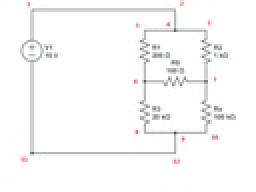
%> input picture data/download.jpg, 128 x 96 px, shrunk from 540 x 405 before the run (shown 2 times larger)
$ octave --eval "aacircuit_solverh;"   (GNU Octave 9; MATLAB toolbox functions it lacks are replaced by stand-ins)
%> lines starting %> are read from the running program, lines starting %| are printed output that depends on the picture; in (x1, y1, x2, y2) boxes, pixels count from 0 and x2, y2 are one past the last pixel; in counts of white or black regions, pixels touching at a corner belong together; the program's own positions count from 1
### hough_cap.m
% only for horizontal .... For vertical take transpose of image and pass !
% think about resizing the images before doing process
function[C_wi,JJ] = hough_cap(I,acc_threshold,cap_range);

% Pass non Binary image
% I = imread('circuit4.jpg');
k = size(I);
if length(k) == 3
    I = rgb2gray(I);
end
%imshow(I);
for im = 1:2
    if im == 1
        J = not(im2bw(I));
    else
        J = not(im2bw(I'));
    end
    %J = bwmorph(JJ,'thin'); % image converted to binary
    %figure,imshow(J);
    k = size(J);
    A = zeros(1,k(1)); % along rows ,, for horizontal lines
    for m = 1:k(1)
        for n = 1:k(2)   % horizontal => theta = 0 =>  m = p
            if J(m,n) == 1
                for p = 1 : k(1)
                    if abs(m - p) == 0
                        A(p) = A(p) + 1;
                    end
                end
            end
        end
    end
    %figure,plot(A);
    B = zeros(k(1),k(2));
    %ind = find((A >= max(A)/10) & (A <= max(A)/1.5))
    ind = find((A >= max(A)/acc_threshold)); % retrieving only that A's which are higher than a particular threshold
    C = zeros(size(A));
    C(ind) = 1;
    %figure,plot(C);
    %figure,imshow(C);
    count = 0;
    e = zeros(1,k(1));
    s = zeros(1,k(1));
    f = 1;
    o = 1;
    for h = (cap_range+1):(k(1)- cap_range) % applying a vertical window of 21 pixel length on A to check if parallel lines appear
        s = e;
        o = f;
        for g = -cap_range:cap_range
            if C(h+g) == 1
%               if g == -10
%                  count = count + 1;
%                  e(f) = h + g;
                if (h+g-1) ~= 0      %f = f+1;
                    if C(h+g-1) ~= 1
                        count = count + 1;
                        e(f) = h+g;
                        f = f + 1;
                    end
                end
            end
        end
        if count <= 1
            e = s;
            f = o;
        end
    count = 0;
    end
% e will store required indices with zeros padded ahead, as length was
% getting more than required while saving
% here we have got the required
    for o = 1:length(e)
        if e(o) == 0;
            h = o - 1;
            break;
        end
    end
    ind2 = e(1:h);
    ind2 = unique(ind2);
% w contains indices !!
% apply connected components to remove minor blobs
    v = size(ind2);
    if v(2) ~= 0
        for d = 1:v(2)
            for m = 1:k(1)
                for n=1:k(2)
                    if J(m,n) == 1
                        if abs(m - ind2(d)) == 0
                            B(m,n) = 1;
                        end
                    end
                end
            end
        end
    end

%figure,imshow(B) % B contains indices
% apply connected components to remove minor blob
% structuring element for DILATE
    if im == 1
        Nhood = [1 1 1];
        BB2= imdilate(B,Nhood);
%         figure,imshow(BB2);
        BB = bwmorph(BB2,'thin');
    else
        Nhood = [1;1;1];
        HH2 = imdilate(B.',Nhood);
%         figure,imshow(HH2);
        HH = bwmorph(HH2,'thin');
    end
end
% we have got images as BB and HH for horizontal and vertical
%figure,imshow(BB);

high_w = [0 0];
% our BB contains horizontal and HH contains vertical info
% till here it's correct
for im =1:2
    if im == 1
        J = BB;
    else
        J = HH;
    end
    k = 1;
    kk = size(J);
    R =zeros(kk);
    for i = 2:kk(1)
        for j = 2:kk(2)
            if J(i,j) == 1
                if J(i,j-1) == 0 && J(i-1,j) == 0
                    R(i,j) = k;
                    k = k + 1;
                elseif J(i,j-1) == 0 && J(i-1,j) == 1
                    R(i,j) = R(i-1,j);
                elseif J(i,j-1) == 1 && J(i-1,j) == 0
                    R(i,j) = R(i,j-1);
                elseif J(i,j-1) == 1 && J(i-1,j) == 1
                    R(i,j) = R(i-1,j);
                    if R(i,j-1) ~= R(i-1,j)
                        for l = 1:i
                            for m = 1:j
                                if R(l,m) == R(i,j-1)
                                    R(l,m) = R(i-1,j);%tracing back
                                end
                            end
                        end
                    end
                end
            end
        end
    end
    % R contains region now
    %figure,imshow(R);
    m = max(max(R)); % how many regions we got
    if m ~= 0
        weight_R = zeros(1,m);
        % got the no. regions till here
        % now we need the size of regions
        for i = 1:m
            ind = find(R == i);
            weight_R(i) = length(ind);
        end
        %if m~= 0
        high_w(im) = max(weight_R);
    else
        high_w(im) = 0;
        weight_R = 0;

    end
        %else
        %    high_w(im) = 0;
        %end
    if im == 1
        RH = R;
        weight_RH = weight_R;
    else
        RV = R;
        weight_RV = weight_R;
    end
end


% we have RH and RV as separate storing regions
high_w2 = max(high_w);
for im = 1:2
    if im == 1
        weight_R = weight_RH;
        R = RH;
    else
        weight_R = weight_RV;
        R = RV;
    end
    ind = find(weight_R < (high_w2/3));
    s = size(R);
    for i = 1:s(1)
        for j = 1:s(2)
            if R(i,j) ~= 0
                for h = 1:length(ind)
                    if R(i,j) == ind(h);
                        R(i,j) = 0;
                    end
                end
            end
        end
    end
    if im == 1
        IM_H = R;
    elseif im == 2
        IM_V = R;
    end
%     figure,imshow(R);
end


[a,b,c,d] = region_I(IM_H,1);
[aa,bb,cc,dd] = region_I(IM_V,2);

Y_start = horzcat(a,aa);
Y_end = horzcat(b,bb);
X_start = horzcat(c,cc);
X_end = horzcat(d,dd);

Y_start = Y_start(:,1:(end-1))
Y_end = Y_end(:,1:(end-1))
X_start = X_start(:,1:(end-1))
X_end = X_end(:,1:(end-1))

C_wi = [Y_end' X_end' Y_start' X_start'];
[m,n] = size(X_start);
figure, imshow(I), hold on;
% [7 lines of commented-out code are left out]
J = not(im2bw(I));
f = length(Y_start);


for i = 1:f
    if X_start(i) ~= 0
        for x = (X_start(i)-2) : (X_end(i) + 2)
            for y = (Y_start(i)-2) : (Y_end(i)+2)
                J(x,y) = 0;
            end
        end
    end
end
JJ = J;

### region_I.m
function [start_Y_cap,end_Y_cap,X_start_cap,X_end_cap] =  region_I(IM_H,Q);
% takes greyscale image
if Q == 1
    J = im2bw(IM_H);
else
    J = im2bw(IM_H');
end
kk = size(J);
% Apply connected components
k = 1;
R =zeros(kk);
    for i = 2:kk(1)
        for j = 2:kk(2)
            if J(i,j) == 1
                if J(i,j-1) == 0 && J(i-1,j) == 0
                    R(i,j) = k;
                    k = k + 1;
                elseif J(i,j-1) == 0 && J(i-1,j) == 1
                    R(i,j) = R(i-1,j);
                elseif J(i,j-1) == 1 && J(i-1,j) == 0
                    R(i,j) = R(i,j-1);
                elseif J(i,j-1) == 1 && J(i-1,j) == 1
                    R(i,j) = R(i-1,j);
                    if R(i,j-1) ~= R(i-1,j)
                        for l = 1:i
                            for m = 1:j
                                if R(l,m) == R(i,j-1)
                                    R(l,m) = R(i-1,j);%tracing back
                                end
                            end
                        end
                    end
                end
            end
        end
    end
reg = max(max(R));
reg
if reg == 0
    start_Y_cap =[0];
    end_Y_cap = [0];
    X_start_cap = [0];
    X_end_cap = [0];
else
    cap_num = reg/2;
    start_Y = zeros(1,reg); % store starting Y points of regions
    end_Y = zeros(1,reg); % store starting Y points of regions
    X = zeros(1,reg); % store X points of regions
    for h = 1:reg
        for i = 1:kk(1)
            for j = 1:kk(2)
                if R(i,j) == h
                    X(h) = i;
                    start_Y(h) = j;
                    while R(i,j)==h
                        j = j+1;
                    end
                    end_Y(h) = j-1;
                    break;
                end
            end
        end
    end
% [17 lines of commented-out code are left out]
    l = 1;
    YY = unique(start_Y);
    for i = 1:length(YY)
        ind = find(start_Y == YY(i));
        N = length(ind);
        if N ~= 0
            X_start = X(ind(1:2:N));
            X_end = X(ind(2:2:N));
            for d = 1:(N/2)
                sY(l) = YY(i);
                eY(l) = end_Y(ind(d));
                Xs(l) = X_start(d);
                Xe(l) = X_end(d);
                l = l+1;
            end
        end
    end
    if Q == 1
        start_Y_cap = sY;
        end_Y_cap = eY;
        X_start_cap = Xs;
        X_end_cap = Xe;
    else
        start_Y_cap = Xs;
        end_Y_cap = Xe;
        X_start_cap = sY;
        X_end_cap = eY;
    end
end


### ident2.m
function [ I ] = ident2( I_plot,matrix_index, centers, radii, a )
[C_wi,e] = hough_cap(a,10,10);
[start_X,end_X,start_Y,end_Y] = getNodes(e,15);


BW = edge(a,'sobel');
%figure,  imshow(imcomplement(BW));
BW = imcomplement(BW);
N = [start_X; end_X; start_Y; end_Y];
w_x = abs(start_X - end_X);
w_y = abs(start_Y - end_Y);
[m,n] = size(N); % m=4 always, n=no. of nodes
N_m = [(start_X+end_X)/2; (start_Y+end_Y)/2];
N_wi = zeros(4,n);
r_w = [start_X; end_X;end_Y; end_Y+w_y];
l_w = [start_X; end_X;start_Y-w_y; start_Y];
d_w = [end_X; end_X+w_x ;start_Y; end_Y];
u_w = [start_X-w_x; start_X; start_Y; end_Y];


for i = 1:n
    c_r = 0; % right
    for j = max(1,r_w(1,i)) : min(size(BW,1),r_w(2,i))
        for k = max(1,r_w(3,i)) :  min(size(BW,2),r_w(4,i))
            if (BW(j,k)== 0)
                c_r = 1;
            end
        end
    end
    if (c_r == 1)
        N_wi(1,i) = 1;
    end

    c_l = 0; % left
    for j = max(1,l_w(1,i)) :  min(size(BW,1),l_w(2,i))
        for k = max(1,l_w(3,i)) :  min(size(BW,2),l_w(4,i))
            if (BW(j,k)== 0)
                c_l = 1;
            end
        end
    end
    if (c_l == 1)
        N_wi(2,i) = 1;
    end

    c_u = 0; % up
    for j = max(1,u_w(1,i)) :  min(size(BW,1),u_w(2,i))
        for k = max(1,u_w(3,i)) :  min(size(BW,2),u_w(4,i))
            if (BW(j,k)== 0)
                c_u = 1;
            end
        end
    end
    if (c_u == 1)
        N_wi(3,i) = 1;
    end

    c_d = 0; % down
    for j = max(1,d_w(1,i)) :  min(size(BW,1),d_w(2,i))
        for k = max(1,d_w(3,i)) :  min(size(BW,2),d_w(4,i))
            if (BW(j,k)== 0)
                c_d = 1;
            end
        end
    end
    if (c_d == 1)
        N_wi(4,i) = 1;
    end
end

%T = [N_wi(4,:);N_wi(3,:);N_wi(2,:);N_wi(1,:)];
N_wi = N_wi';

N_m = [N_m(2,:); N_m(1,:)];

I = comp2mesh(I_plot, N_m, N_wi, C_wi, matrix_index, centers, radii);

end

### aacircuit_solverh.m
function aacircuit_solverh()
clc;
clear;
%%find min i,min,maxi,maxj in each region and label the region accordingly
%%%%%%%%%%%%%%%%%%%%%%%always remember in matlab a(i,j) means i is along y
%%%%%%%%%%%%%%%%%%%%%%%axis and j is along x axis

%%for a single resistor case 0.7*max is working as threshold if not even
%%inductors are getting detected as straight lines

%%the lines appear either for a resistor or for an inductor that's all!!
%%applying connected components to im image

I = imread('download.jpg');
%> I is the input picture: size 96x128x3 uint8; mean R, G, B 249.1, 249, 249.2
I_plot = I;
if(size(I,3)==3)
    I = rgb2gray(I);
%> I: size 96x128 uint8
end

figure ,imshow(I);
%figure('name','Histogram'),imhist(I);
level = graythresh(I);
%> level = 0.875
J = im2bw(I,level);
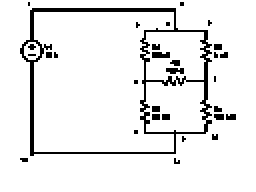
%> J: size 96x128 logical (shown 2 times larger); 92% white; black in thin lines or dots, all inside (x1, y1, x2, y2) = (10, 1, 118, 82)
I = J;
%figure('name','Otsus segmentation'),imshow(J);
dimJ = size(J);
R = zeros(dimJ);
k = 1;
scount = 1;
J(1,:) = 1;
J(:,1) = 1;
for i = 2:dimJ(1)
    for j = 2:dimJ(2)
        if J(i,j) == 0
            if J(i,j-1) == 1 && J(i-1,j) == 1
                R(i,j) = k;
                k = k + 1;
            elseif J(i,j-1) == 1 && J(i-1,j) == 0
                R(i,j) = R(i-1,j);
            elseif J(i,j-1) == 0 && J(i-1,j) == 1
                R(i,j) = R(i,j-1);
            elseif J(i,j-1) == 0 && J(i-1,j) == 0
                R(i,j) = R(i-1,j);
                if R(i,j-1) ~= R(i-1,j)
                    for l = 1:dimJ(1)
                        for m = 1:dimJ(2)
                            if R(l,m) == R(i,j-1)
                                R(l,m) = R(i-1,j);%tracing back
                            end
                        end
                    end
                end
            end
        end
    end
end
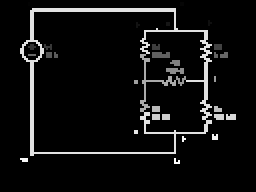
%> R: size 96x128 double (shown 2 times larger); min 0, max 81, mean 5.1; drawn with min black and max white
%> after the loop, k = 82
%R stores region values
%figure('name','segmented'),imshow(J);%1
sign = [1,1,0];
flag = 0;
for i = 2:dimJ(1)
    for j = 2:dimJ(1)
        if R(i,j) ~= 0
            dimS = size(sign);
            for k = 1:dimS(1)%checks which region the current pixel belongs to and increments that particular value
                if R(i,j) == sign(k,2)
                    sign(k,3) = sign(k,3) + 1;%gives the total number of pixels in that region
                    flag = 1;
                    break
                end
            end
            if flag == 0 %new region
                sign = [sign;dimS(1)+1,R(i,j),1];%adding a new roww to the matrix
            end
            flag = 0;
        end
    end
end
%> after the loop, dimS = [24 3]; flag = 0; sign = 24 rows, first 12: [1 1 2; 2 2 4; 3 72 498; 4 6 4; 5 7 4; 6 16 8; 7 18 8; 8 20 11; 9 28 9; 10 29 5; 11 31 25; 12 34 4]
%identifying the region with maximum pixels%
dimS = size(sign);
mx = max(sign(:,3));%%max pixels region
%> mx = 498

for i = 1:dimS(1)
    if sign(i,3) == mx
        obj = sign(i,2);%%gives the region number
        break
    end
end
%> this loop made 3 passes
%> obj on pass 3: 72
%%modifying the program
%%making the mx go to zero
for i = 1:dimS(1)
    if sign(i,3) == mx
        sign(i,3)=1;
        break
    end
end
%> this loop made 3 passes
%> after the loop, sign = 24 rows, first 12: [1 1 2; 2 2 4; 3 72 1; 4 6 4; 5 7 4; 6 16 8; 7 18 8; 8 20 11; 9 28 9; 10 29 5; 11 31 25; 12 34 4]
mx1 = max(sign(:,3));%%second maxima
%> mx1 = 76
for i = 1:dimS(1)
    if sign(i,3) == mx1
        obj1 = sign(i,2);
        break
    end
end
%> this loop made 13 passes
%> obj1 on pass 13: 54
if mx1<(mx/2)
    obj1=obj;
%> obj1 = 72
end
for i = 1:dimS(1)
    if sign(i,3) == mx1
        sign(i,3)=1;
        break
    end
end
%> this loop made 13 passes
mx2 = max(sign(:,3));%%second maxima
%> mx2 = 25
S = zeros(dimJ);
for i = 1:dimJ(1)
    for j = 1:dimJ(2)
        if R(i,j) == obj||R(i,j)== obj1
            S(i,j) = 0;%%making max pixel region to 0 value and rest 1
        else
            S(i,j) = 1;
        end
    end
end
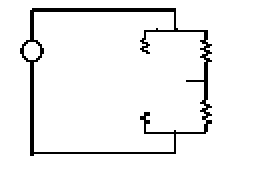
%> S: size 96x128 double (shown 2 times larger); values 0 (black) and 1 (white), 94.8% white; black in thin lines or dots, all inside (x1, y1, x2, y2) = (10, 4, 106, 78)
%figure('name','Object Plot'),imshow(S);%2


%%%%%%%%%%%identifying voltage sources%%%%%%%%
[centers,radii,metric]=imfindcircles(S,[10,40],...
    'Sensitivity',0.85)
%> centers = [64.5 48.5]; radii = 39.88; metric = 0.0287
[center_x,center_y]=size(centers);
%> center_x = 1; center_y = 2
flag=zeros(center_x);
%print('the number of identified circles are',center_x);
%%the following for loop checks for false positives
for i=1:center_x
    for j=1:center_x
        if j~=i && pdist2(centers(i,:),centers(j,:))<(radii(i)+radii(j))
            flag(i)=1;
        end
    end
    flag(i)
end
%> this loop made 1 pass
%%if flag variable is set to one it means that that particular circle
%%was a false positive
%%removing these identified voltage source from the image for further
%%processing
a=0;
circle_removed=zeros(dimJ);
circle_removed=S;%%this matrix has the voltage source removed from it
for a=1:center_x
    for i=3:dimJ(1)-2
        for j=3:dimJ(2)-2
            if ((radii(a)-3)<pdist2(centers(a,:),[j,i]))&&(pdist2(centers(a,:),[j,i])<(radii(a)+3))
                circle_removed(i,j)=1-flag(a)*(~S(i,j));%%multiplying with flag to make sure false positives are removed
            end
        end
    end
end
%> this loop made 1 pass
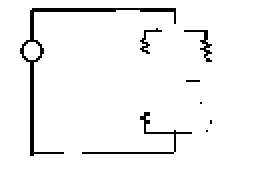
%> circle_removed: size 96x128 double (shown 2 times larger); values 0 (black) and 1 (white), 95.8% white; black in thin lines or dots, all inside (x1, y1, x2, y2) = (10, 4, 106, 78)

   % c2 = bwmorph(circle_removed,'remove');

%[x1, y1] = ginput(1)
%viscircles(centers, radii,'EdgeColor','b');
%%%%%%%%%%%%%%%%%%%%%%%%%%%%%%%%%%%%%%%%%%%%%%%%%%%%%%%%%%%%%%%%%%%%%%%%%%%%%%%%%%%%%%%%%%%%%%%%%%%%%%%%%%%%%%%%%
%BW = edge(S,'log');
figure('name','Object Plot'),imshow(circle_removed);hold on;
viscircles(centers, radii,'EdgeColor','red');
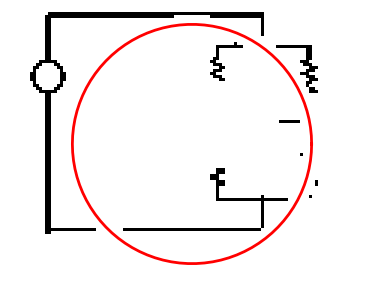
%> figure redrawn from the program's plot data; shown 3 times larger

m=zeros(dimJ);
for i = 3:dimJ(1)-2
    for j = 3:dimJ(2)-2
       m(i,j)=min(max((abs(circle_removed(i+1,j)-circle_removed(i,j))),(abs(circle_removed(i,j)-circle_removed(i-1,j)))),max((abs(circle_removed(i,j+1)-circle_removed(i,j))),(abs(circle_removed(i,j)-circle_removed(i,j-1)))));
       %min(min((abs(S(i+1,j)-S(i,j))),(abs(S(i,j)-S(i-1,j)))),min((abs(S(i,j+1)-S(i,j))),(abs(S(i,j)-S(i,j-1)))));%%x gradient
       %max((abs(S(i,j+1)-S(i,j))),(abs(S(i,j)-S(i,j-1))));
    end
end
% figure('name','Object Plot'),imshow(m);%5
connected=zeros(dimJ);
a=[1 1 1;1 1 1;1 1 1];
im=imdilate(m,a);
%> im: size 96x128 double; values 0 (black) and 1 (white), 5.3% white; 22 white regions (14 under 20 px), largest, box (x1, y1, x2, y2) and area: (9, 18, 23, 33) 158, (99, 14, 107, 32) 110, (69, 14, 76, 28) 80
% figure,imshow(im);

%%%%%%%%%%%%%%%%%%%%%%%%%%%%%%%%%%%%%%%%%%%%%%%%%%%%%%%%%%%%%%%%%%%%%%%%%%%%%%%%%%%%%%%%%%%%%%%%%%%%%%%%%%%%%%%%%%%
%%dividing im into regions for localization of components%%
J1=not(im);
dimJ1=size(J1);
im_connected = zeros(dimJ1);
k = 1;
scount = 1;
J1(1,:) = 1;
J1(:,1) = 1;
for i = 2:dimJ1(1)
    for j = 2:dimJ1(2)
        if J1(i,j) == 0
            if J1(i,j-1) == 1 && J1(i-1,j) == 1
                im_connected(i,j) = k;
                k = k + 1;
            elseif J1(i,j-1) == 1 && J1(i-1,j) == 0
                im_connected(i,j) = im_connected(i-1,j);
            elseif J1(i,j-1) == 0 && J1(i-1,j) == 1
                im_connected(i,j) = im_connected(i,j-1);
            elseif J1(i,j-1) == 0 && J1(i-1,j) == 0
                im_connected(i,j) = im_connected(i-1,j);
                if im_connected(i,j-1) ~= im_connected(i-1,j)
                    for l = 1:dimJ1(1)
                        for m1 = 1:dimJ1(2)
                            if im_connected(l,m1) == im_connected(i,j-1)
                                im_connected(l,m1) = im_connected(i-1,j);%tracing back
                            end
                        end
                    end
                end
            end
        end
    end
end
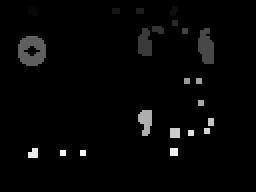
%> im_connected: size 96x128 double (shown 2 times larger); min 0, max 35, mean 0.8; drawn with min black and max white
%> after the loop, k = 37
%figure('name','segmented'),imshow(J);%1

sign1=zeros(1,max(im_connected(:)));
for i = 2:dimJ1(1)
    for j = 2:dimJ1(2)
        if im_connected(i,j) ~= 0

           sign1(im_connected(i,j))= sign1(im_connected(i,j))+1;

        end
    end
end
%> after the loop, sign1 = 35 values, max 158 at index 13, min 0 at index 5, mean 18.57
%%%%%%%%%%%%%%%%%%%%%%%%%%%%%%%%%%%%%%%%%%%%%%%%%%%%%%%%%%%%%%%%%%%%%%%%%%%%%%%%%%%%%%%%%%%%%%%%%%%%%%%%%%%%%%%%%%%

%%try to fit a polynomial
BW = edge(circle_removed,'prewitt');
%> BW: size 96x128 logical; 7.2% white; 11 white regions (6 under 20 px), largest, box (x1, y1, x2, y2) and area: (9, 3, 89, 78) 576, (41, 55, 96, 76) 128, (92, 16, 106, 32) 58, (41, 77, 87, 78) 46, (70, 16, 81, 28) 32
imwrite(BW,'test2.png');
[H,T,R] = hough(BW, 'Theta', 10:0.5:70);  %%% variable1
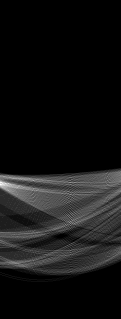
%> H: size 319x121 double; min 0, max 35, mean 2.8; drawn with min black and max white
%> T = 121 values from 10 to 70; R = 319 values from -159 to 159
% figure, imshow(H,[],'XData',T,'YData',R,...
%             'InitialMagnification','fit');
% xlabel('\theta'), ylabel('\rho');
% axis on, axis normal, hold on;
P  = houghpeaks(H,1000000,'threshold',0.3*max(H(:))); %%% variable2
%> P = 292 rows, first 12: [185 1; 184 6; 184 9; 188 18; 186 12; 191 9; 181 34; 189 5; 179 14; 188 15; 188 24; 177 4]
%> (the rest of the program and of its run is left out)
